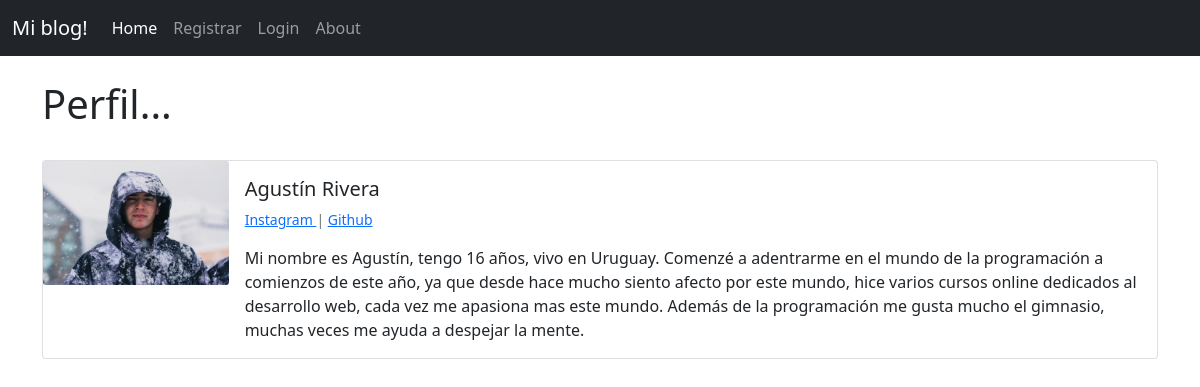
Screenshot of /appblog2/1/perfil/ with the database file from the repository.
### appblog/models.py (models this page shows, shortened)
class Perfil(models.Model):
    user = models.OneToOneField(User, null=True, on_delete=models.CASCADE)
    bio = models.TextField()
    perfil_imagen = models.ImageField(null=True, blank=True, upload_to="imagenes/perfil/")
    Instagram_url = models.CharField(max_length=255, null=True, blank=True)
    github_url =  models.CharField(max_length=255, null=True, blank=True)
    fb_url = models.CharField(max_length=255, null=True, blank=True)
    web_url =  models.CharField(max_length=255, null=True, blank=True)
    Twitter_url = models.CharField(max_length=255, null=True, blank=True)

### appblog2/views.py (the view)
# urls.py: path('<pk>/perfil/', ShowProfilePageView.as_view(), name='show_profile'),
class ShowProfilePageView(DetailView):
    model = Perfil
    template_name = 'registration/user_profile.html'
    def get_context_data(self, *args, **kwargs):
        context = super(ShowProfilePageView, self).get_context_data(*args, **kwargs)
        page_user = get_object_or_404(Perfil, id=self.kwargs["pk"])
        context["page_user"] = page_user
        return context

### appblog2/templates/registration/user_profile.html (shortened to what this page needs)
{% extends 'appblog/base.html' %}
{% block contenido %}
<h1> Perfil... </h1>
<br/>
<div class="card mb-3" >
    <div class="row g-0">
        <div class="col-md-2">
{% if page_user.perfil_imagen %}
    <img src="{{ page_user.perfil_imagen.url }}" class="card-img" >
{% else %}
    <img src="https://180dc.org/wp-content/uploads/2016/08/default-profile.png" class="card-img" >
{% endif %}
        </div>
        <div class="col-md-10">
        <div class="card-body">
            <h5 class="card-title">
                {{ page_user.user.first_name}}
                {{page_user.user.last_name}}
            </h5>
        <p class= "small text-muted">
            {% if page_user.Instagram_url %}
                <a href="{{ page_user.Instagram_url }}">Instagram </a> |
            {% endif %}
            {% if page_user.github_url %}
                <a href="{{ page_user.github_url }}">Github </a>
            {% endif %}
            </p>
            <p class="card-text">{{ page_user.bio }}</p>
        </div>
        </div>
    </div>
    </div>
{% endblock %}

### rows the page displays
Perfil: perfil_imagen (picture), user.first_name "Agustín", user.last_name "Rivera", bio "Mi nombre es Agustín, tengo 16 años, vivo en Uruguay. Comenzé a adentrarme en el mundo de la programación a comienzos de este año, ya que desde hace mucho siento afecto por este mundo, hice varios cursos online dedicados al desarrollo web, cada vez me apasiona mas este mundo. Además de la programación me gusta mucho el gimnasio, muchas veces me ayuda a despejar la mente."
